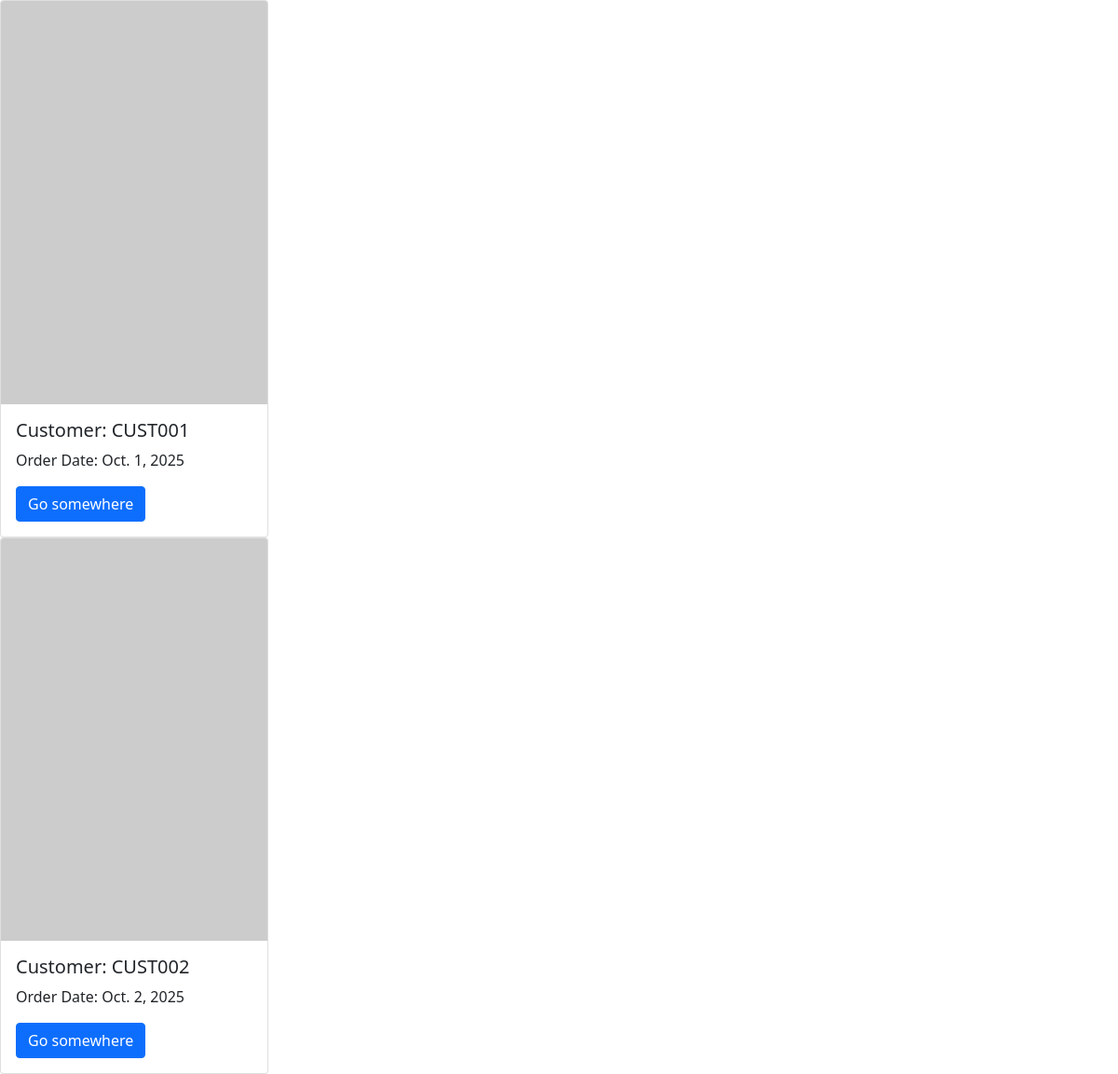
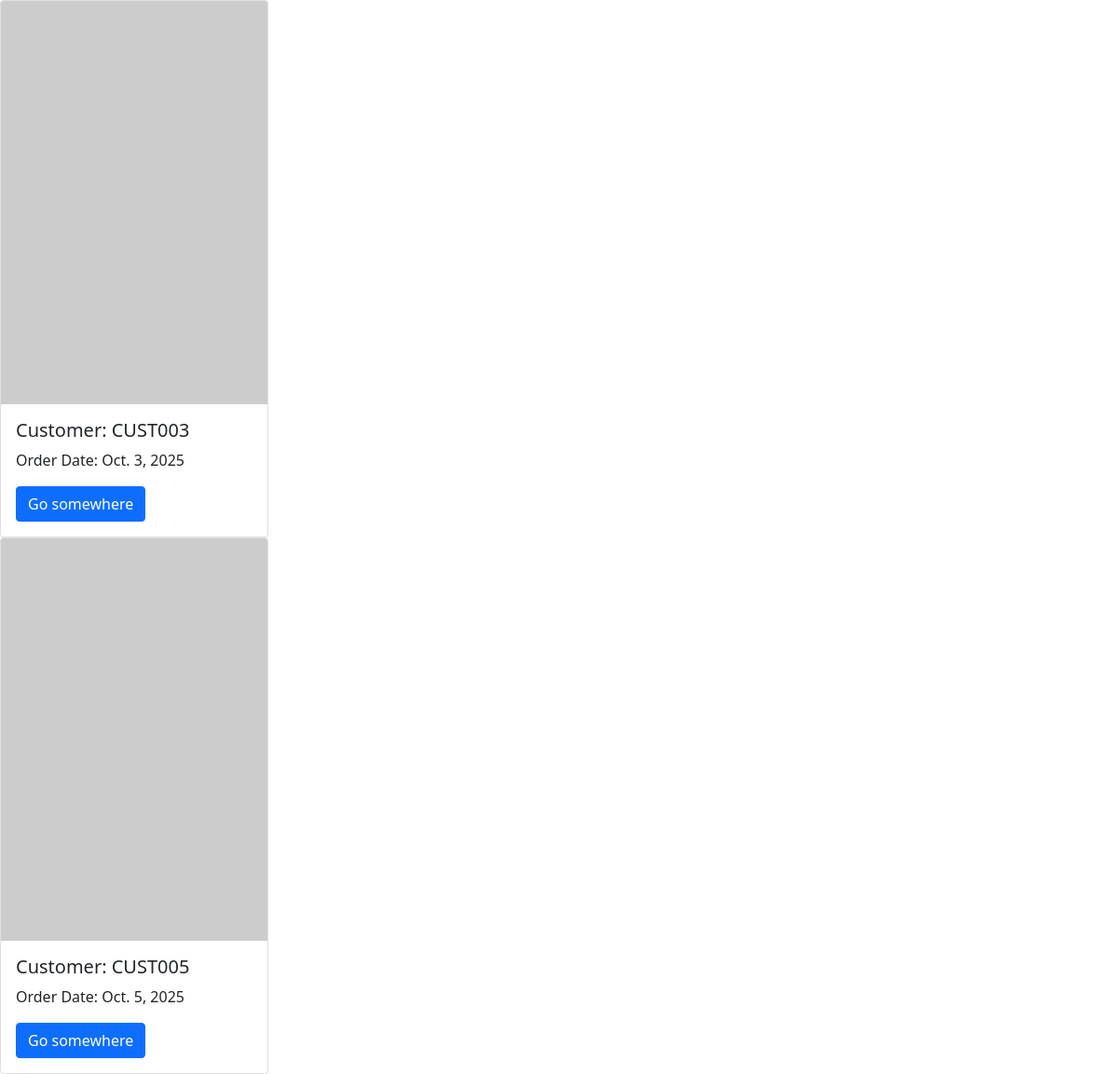
The page /order/ on the database its author committed (2 pictures, top to bottom).
### configapp/models.py (models this page shows, shortened)
class Order(models.Model):
    customer_id = models.CharField(max_length=50)
    order_date = models.DateField()
    required_date = models.DateField()
    shipped_date = models.DateField(blank=True, null=True)

### configapp/views.py (the view)
# urls.py: path('order/', views.order, name='order'),
def order(request):
    return render(request, 'order.html', {"order": Order.objects.all()})

### configapp/templates/order.html (shortened to what this page needs)
<!DOCTYPE html>
<html lang="en">
<head>
</head>
<body>
    {% for item in order %}
    <div class="card" style="width: 18rem;">
    {% if item.picture %}
        <img src="{{ item.picture.url }}" class="card-img-top" alt="{{ item.customer_id }}">
    {% else %}
        <img src="https://picsum.photos/id/1/199/301" class="card-img-top" alt="default image">
    {% endif %}
    <div class="card-body">
        <h5 class="card-title">Customer: {{ item.customer_id }}</h5>
        <p class="card-text">Order Date: {{ item.order_date }}</p>
        <a href="#" class="btn btn-primary">Go somewhere</a>
    </div>
</div>
    {%endfor%}
    <link href="https://cdn.jsdelivr.net/npm/bootstrap@5.0.2/dist/css/bootstrap.min.css" rel="stylesheet">
</body>
</html>

### rows shown on the page
Order: customer_id "CUST001", order_date "Oct. 1, 2025"
Order: customer_id "CUST002", order_date "Oct. 2, 2025"
Order: customer_id "CUST003", order_date "Oct. 3, 2025"
Order: customer_id "CUST005", order_date "Oct. 5, 2025"
